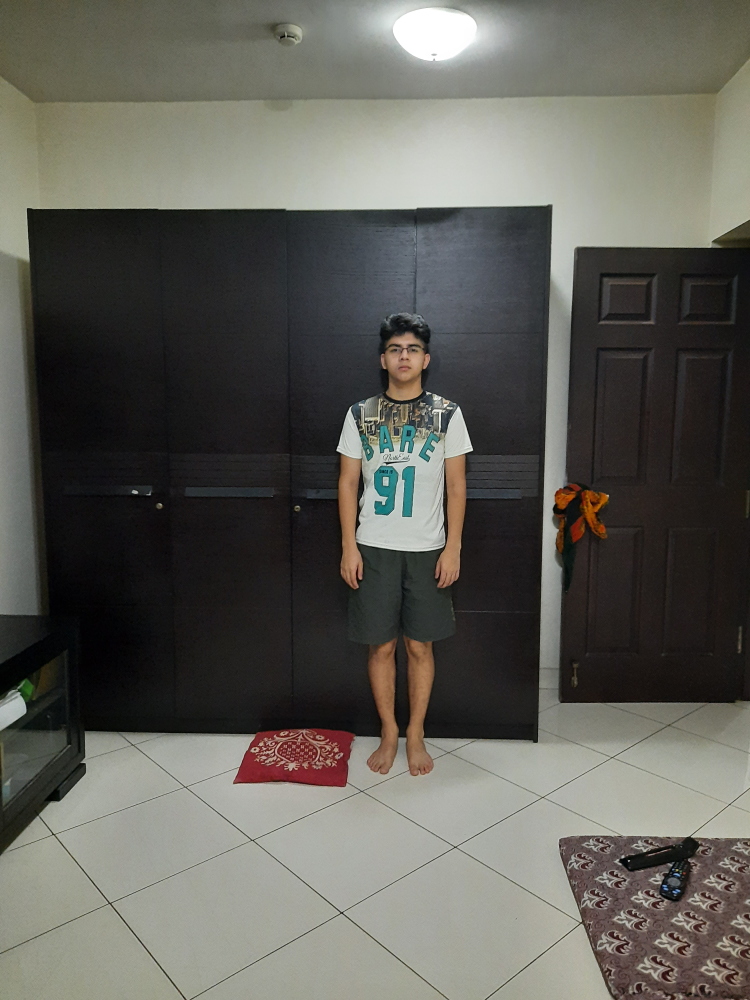
#> input picture Module 1/Without SD/test1.jpg, 3000 x 4000 px (shown at 1/4 size)
$ python bodydetector.py
#> lines starting #> are read from the running program, lines starting #| are printed output that depends on the picture; long printed decimals are rounded
import numpy as np
import cv2
from matplotlib import pyplot as plt

img = cv2.imread('test1.jpg',cv2.IMREAD_COLOR)
#> img is the input picture: shape (4000, 3000, 3); mean B, G, R 88.3, 95, 96.2

face_cascade = cv2.CascadeClassifier('haarcascade_frontalface_default.xml')
low_cascade = cv2.CascadeClassifier('haarcascade_lowerbody.xml')

gray = cv2.cvtColor(img, cv2.COLOR_BGR2GRAY )
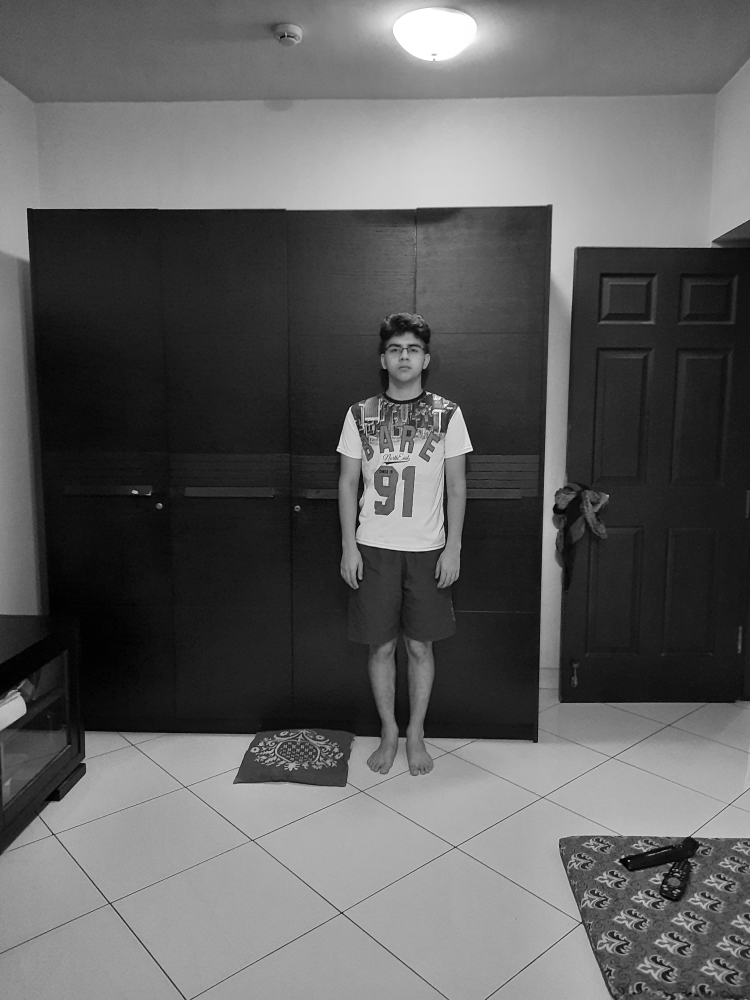
#> gray: shape (4000, 3000) (shown at 1/4 size); min 0, max 255, mean 94.6

faces = face_cascade.detectMultiScale(gray, 1.1 , 4)
#> faces = [[2425, 3901, 53, 53], [1664, 2729, 61, 61], [2724, 3428, 82, 82], [1353, 2255, 73, 73], [2271, 2078, 77, 77], [1614, 2570, 136, 136], [1522, 1324, 194, 194]]
low = low_cascade.detectMultiScale(gray, 1.1 , 3)
#> low = [[1539, 2802, 145, 175]]

lowesty = 0
highesty = 0
count1 = 0
count2 = 0
for (x,y,w,h) in faces:
    cv2.rectangle(img, (x,y), (x+w, y+h), (12,150,100),10)
    if count1==0:
    	highesty = y
    	count1+=10
    # print(h)
    # print(y)
    if(y>highesty):
        highesty = y
#> this loop made 7 passes
#> (x, y, w, h, highesty, count1) on pass 1: (2425, 3901, 53, 53, 3901, 10)
#> after the loop, count1 = 10
for (x,y,w,h) in low:
    if count2==0:
    	lowesty = y
    	count2+=10
    # print(h)
    # print(y)
    if(y<lowesty):
        lowesty = y
    cv2.rectangle(img, (x,y), (x+w, y+h), (12,150,100),10)
#> this loop made 1 pass
#> (x, y, w, h, lowesty, count2) on pass 1: (1539, 2802, 145, 175, 2802, 10)
#> after the loop, count2 = 10

print(highesty-lowesty)
#| 1099

oh = highesty-lowesty-200
#> oh = 899

rh = 1710
ih = 4000
f = 25
#f = 5
ss = 12.5

x = f*rh*ih
y = oh*ss
#> y = 11237.5

print(x/y)
#| 15216.908

print(x/(4.6*y))
#| 3308.023

cv2.namedWindow("image", cv2.WINDOW_NORMAL)

cv2.imshow('image',img)
cv2.waitKey(0)
# cv2.destroyAllWindows()
